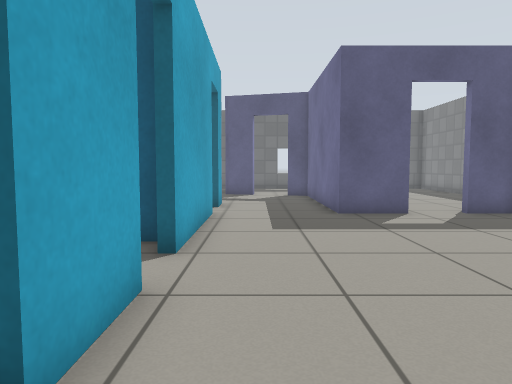
view 1 (above)

22 first-person views from a walk through a robot-simulator world made for Gazebo. The camera is 0.72 m above the floor, tilts 4° down and sees 70° across. The floor is counted in squares, 0.5 m on a side. Each view is taken from the middle of a square. On the plan, view 1 faces up. The plan holds only what a view shows up to about 16 squares ahead; the rest is blank. The place goes on beyond the plan. Gazebo's built-in surfaces are drawn with simple patterns.

view 2
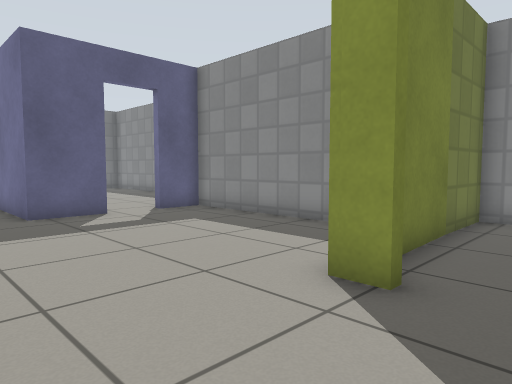

view 3
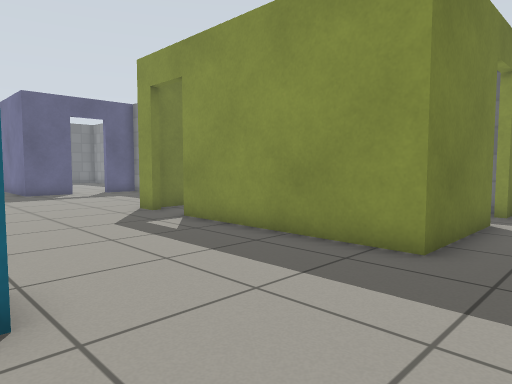

view 4
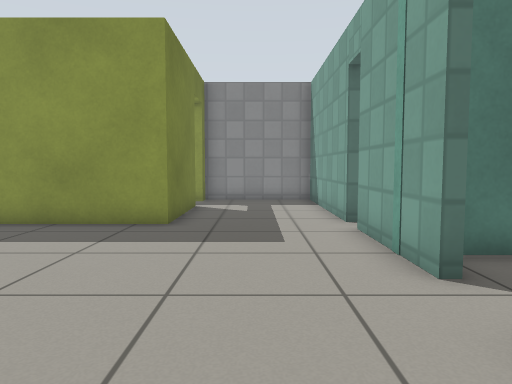

view 5
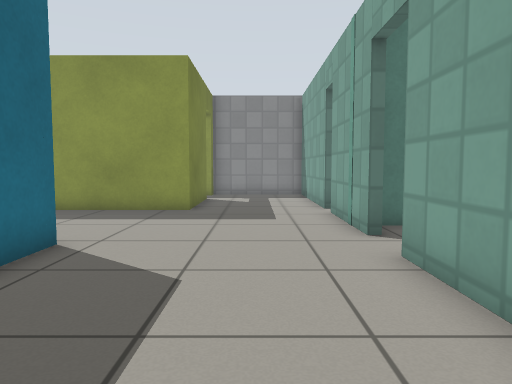

view 6
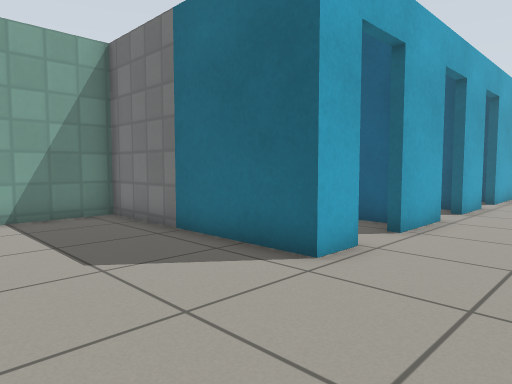

view 7
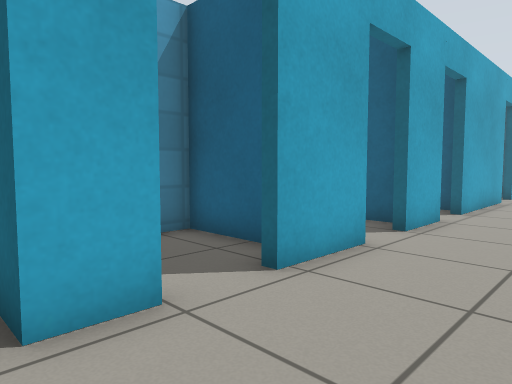

view 8
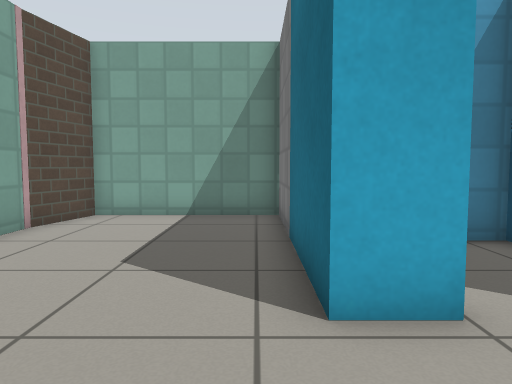

view 9
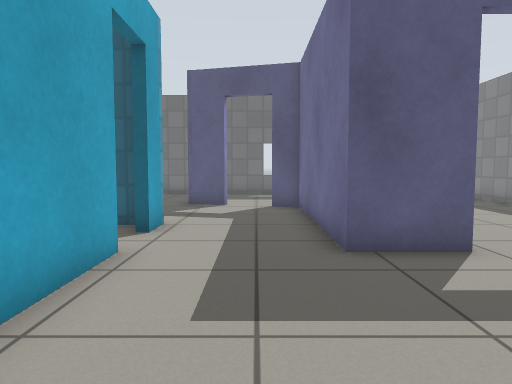

view 10
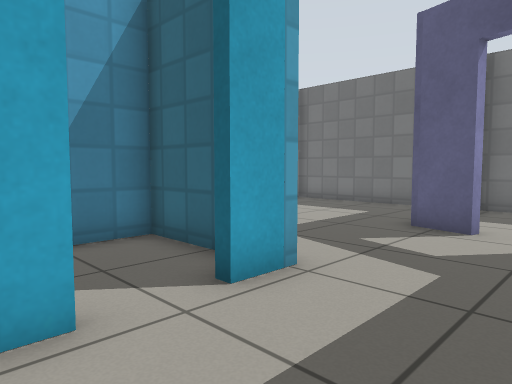

view 11
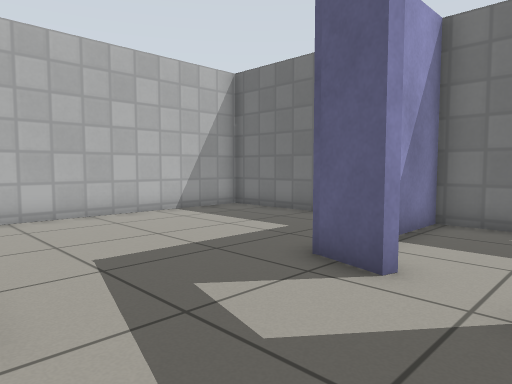

view 12
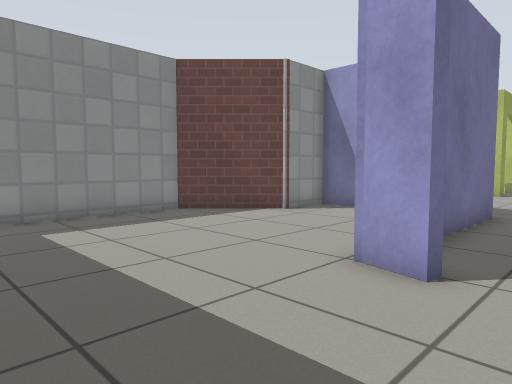

view 13
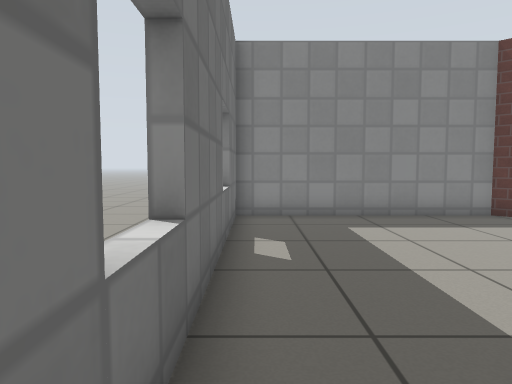

view 14
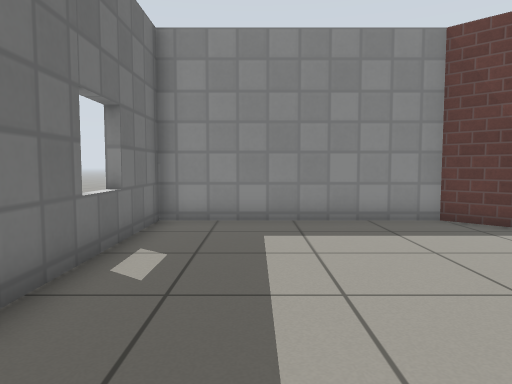

view 15
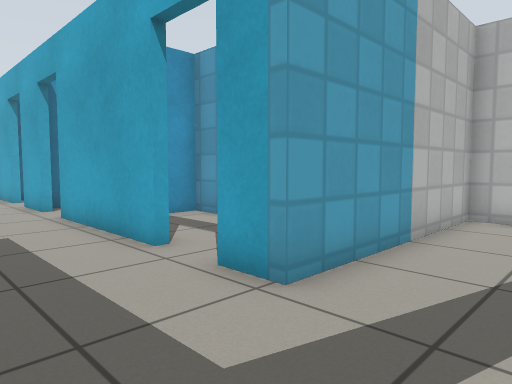

view 16
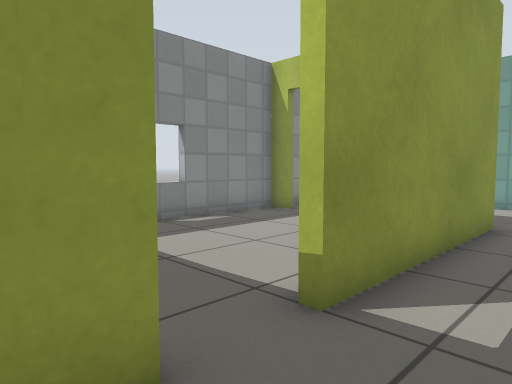

view 17
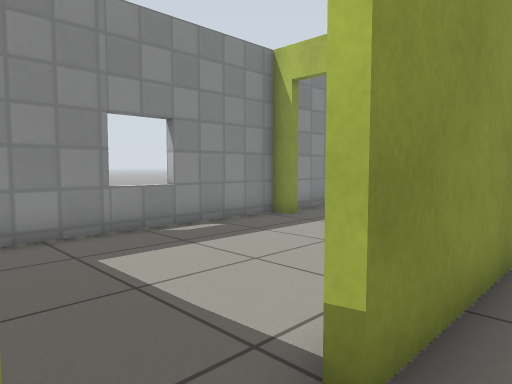

view 18
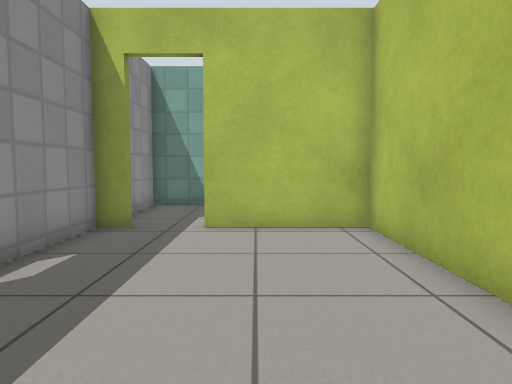

view 19
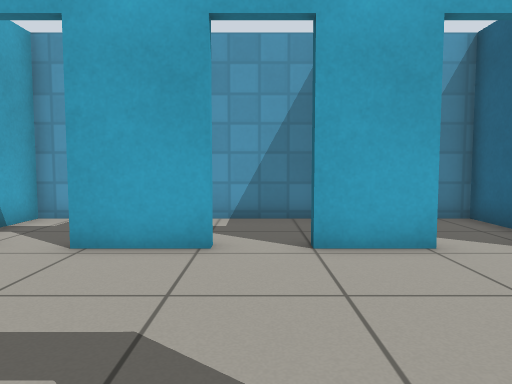

view 20
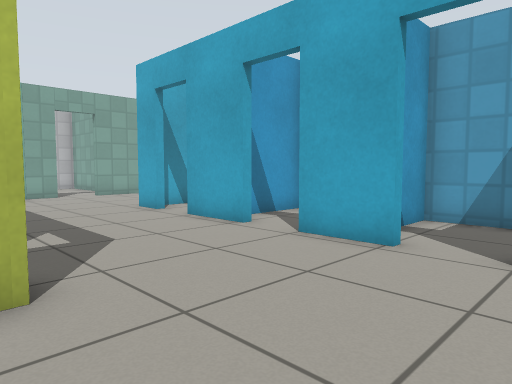

view 21
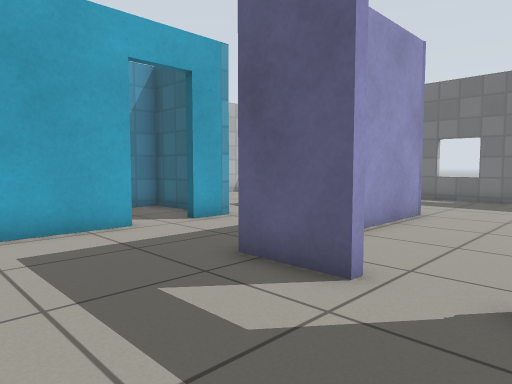

view 22
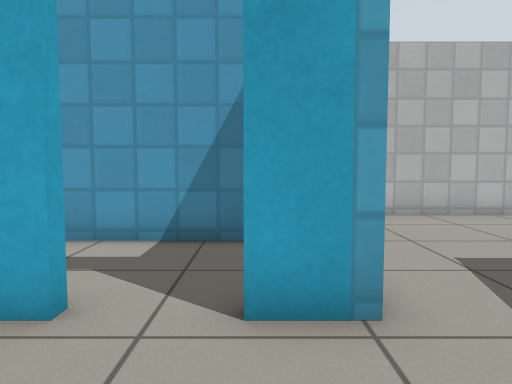

### Floor plan
Points are (right, up) in squares from view 1. A wall is a line through its corners. A room is listed if a view was taken in it or the views show most of it. See-through windows are left out.
Room 1 (views 1, 2, 3, 4, 5, 6, 7, 8, 9, 10, 11, 15, 16, 17, 20, 21, 22)
walls: (-1.3, 0.2) (-1.3, -2.4); (4, 1.8) (4, 2.8); (-1.3, -4.1) (-1.3, -5.3) (-8.7, -5.3) (-8.7, -10.7) (-6.5, -11.3); (-1.3, 4.2) (-1.3, 2); (8.1, 5.2) (8.1, 11.1) (6.4, 11.1); (8.2, -6.8) (4, -6.8) (4, 0.1); (-1.3, 11.1) (-1.3, 5.9); (-0.4, -11.3) (3.4, -11.3); (4.8, 11.1) (2.5, 11.1) (2.5, 17.8) (1.5, 18.1); (4.4, -11.3) (10.7, -11.3) (10.7, -6.8) (10, -6.8); (-6.6, -11.3) (-2.1, -11.3); (-1.3, 14.2) (-1.3, 12.9)
ways out: open door at (0, 19) to room 2; open door at (1, 18) to room 2; open door at (5.5, 11) to room 2; open door at (4, 0.5) to room 3; open door at (9.5, -7) to room 3; opening at (-1.5, 16.5) to room 4; open door at (-1.5, 12) to room 5; open door at (-1.5, -3.5) to room 6; open door at (-1.5, 1.5) to room 7; open door at (-1.5, 5.5) to room 8; open door at (-1.5, -11.5); open door at (3.5, -11.5)
Room 2 (views 12, 13, 14)
walls: (1.5, 18.4) (2.8, 18) (2.8, 14.6); (6.6, 11.4) (8.1, 11.4) (8.1, 13.5) (10.7, 16.1) (10.7, 23.6) (-1.3, 23.6) (-1.3, 21.4)
ways out: open door at (0, 19) to room 1; open door at (1, 18) to room 1; open door at (5.5, 11) to room 1
Room 3 (views 18, 19)
walls: (4.3, -1.6) (4.3, -6.5) (8.2, -6.5); (9.9, -6.5) (10.7, -6.5) (10.7, 2.7) (4.6, 2.4)
ways out: open door at (4, 0.5) to room 1; open door at (9.5, -7) to room 1
Room 4 (no view inside)
walls: (-3.4, 23.6) (-8.7, 23.6) (-8.7, 14.2) (-1.3, 14.2); (-0.1, 18.5) (-1.7, 18.9)
ways out: opening at (-1.5, 16.5) to room 1
Room 5 (no view inside)
walls: (-1.9, 13.9) (-5, 13.9) (-5, 7.2) (-4, 7.2)
ways out: open door at (-1.5, 12) to room 1
Room 6 (no view inside)
walls: (-5, -4.1) (-5, -5) (-2.1, -5); (-2.1, -1.1) (-5, -1.1) (-5, -2)
ways out: open door at (-1.5, -3.5) to room 1
Room 7 (no view inside)
walls: (-5, 2.6) (-5, -0.2); (-5, -0.8) (-1.8, -0.8); (-1.9, 3) (-2.9, 3)
ways out: open door at (-1.5, 1.5) to room 1
Room 8 (no view inside)
walls: (-1.7, 6.9) (-5, 6.9) (-5, 3.3) (-1.7, 3.3)
ways out: open door at (-1.5, 5.5) to room 1

Where each view was taken, in squares from view 1:
view 1: 0 up, 0 right, facing up
view 2: 0 up, 0 right, facing up-right
view 3: 9 down, 2 left, facing up-right
view 4: 9 down, 5 left, facing right
view 5: 9 down, 8 left, facing right
view 6: 10 down, 2 right, facing up-left
view 7: 6 down, 2 right, facing up-left
view 8: 6 down, 2 right, facing left
view 9: 5 up, 1 right, facing up
view 10: 10 up, 2 right, facing up-left
view 11: 14 up, 2 right, facing up-left
view 12: 23 up, 0 right, facing down-right
view 13: 23 up, 0 right, facing right
view 14: 21 up, 1 right, facing right
view 15: 17 up, 2 right, facing down-left
view 16: 3 up, 2 right, facing down-right
view 17: 2 up, 3 right, facing down-right
view 18: 2 up, 7 right, facing down
view 19: 1 up, 5 right, facing left
view 20: 7 up, 5 right, facing down-left
view 21: 7 up, 7 right, facing up-left
view 22: 13 up, 2 right, facing left
